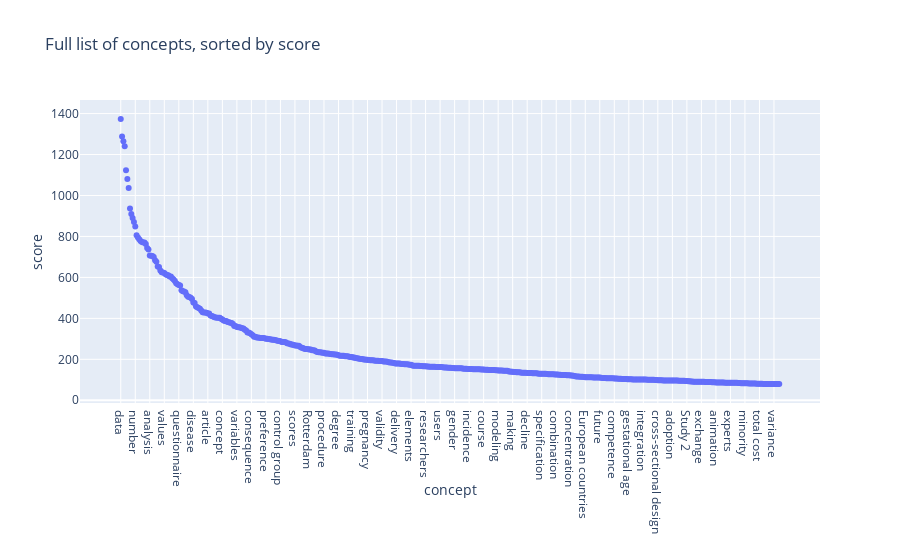

Notebook cell for this chart:
### Markdown cell above
## Top concepts: a first look

### Code cell
df_by_concept = df.groupby('concept', as_index=False).sum()
df_by_concept = df_by_concept.sort_values(by="score",  ascending=False)
df_by_concept = df_by_concept.reset_index(drop=True)
px.scatter(df_by_concept.head(500), x="concept", y="score", title="Full list of concepts, sorted by score")

### Figure 1 — Plotly figure (JSON) as saved in the notebook; plotly's stock layout.template omitted (floating-point values rounded to 4 significant figures; data arrays with more than 128 entries replaced by an {"elided": "..."} marker saying what was removed)
{"data": [{"hoverlabel": {"namelength": 0}, "hovertemplate": "concept=%{x}<br>score=%{y}", "legendgroup": "", "marker": {"color": "#636efa", "symbol": "circle"}, "mode": "markers", "name": "", "showlegend": false, "type": "scatter", "uid": "6fb354f2-69bf-4e7e-ac69-6e60a1156064", "x": {"elided": "500 str values"}, "xaxis": "x", "y": {"elided": "500 int values"}, "yaxis": "y"}], "layout": {"autosize": true, "grid": {"xaxes": ["x"], "xgap": 0.1, "xside": "bottom", "yaxes": ["y"], "ygap": 0.1, "yside": "left"}, "legend": {"tracegroupgap": 0}, "title": {"text": "Full list of concepts, sorted by score"}, "xaxis": {"autorange": true, "range": [-30.6, 529.6], "title": {"text": "concept"}, "type": "category"}, "yaxis": {"autorange": true, "range": [-29.13, 1482.0], "title": {"text": "score"}, "type": "linear"}}}
